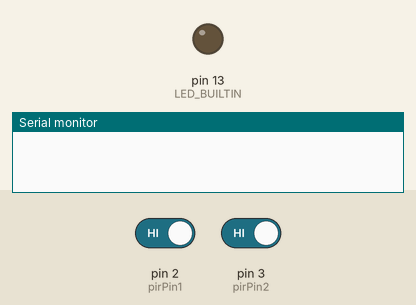
A sketch run on a simulated Arduino Uno, built with avr-gcc and run on an emulated ATmega328P. On the bench: output pins drawn as LEDs (lit = HIGH), the last lines printed to the serial monitor. Inputs (shaded band) come from the test bench; at power-on: pin 2 (pirPin1) HIGH, pin 3 (pirPin2) HIGH.

Above: at 1.2 s.
1.3 s: pin 2 (pirPin1) driven LOW
At 1.9 s:
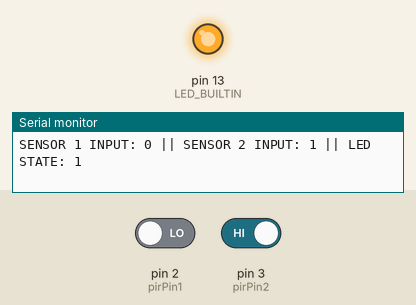
2.8 s: pin 2 (pirPin1) driven HIGH
At 4.0 s:
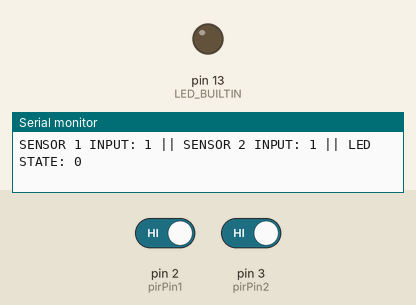
4.3 s: pin 3 (pirPin2) driven LOW
At 5.4 s:
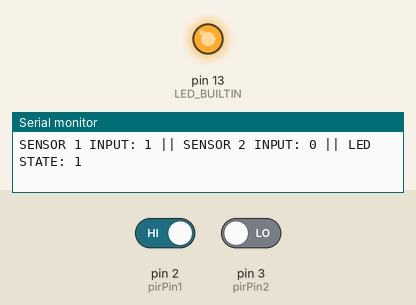
Timing chart, 0 to 7.3 s (numbered marks = the images above; inputs shaded):
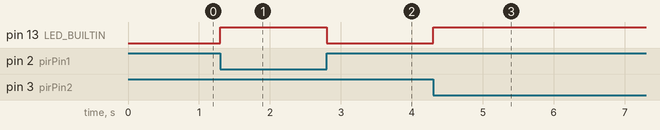

Measured:
- after the input at 1.3 s, pin 13 (LED_BUILTIN): LOW → HIGH at once
- after the input at 2.8 s, pin 13 (LED_BUILTIN): HIGH → LOW at once
- after the input at 4.3 s, pin 13 (LED_BUILTIN): LOW → HIGH at once

The sketch:

Task1.3C.ino
```cpp
// C++ code

int pirPin1 = 2;                // PIR1 Out pin
int pirPin2 = 3; 				// PIR2 Out pin
int ledState = LOW;				// LED state


//initialise pins, serial monitor & setup interrupt for pirPin
void setup()
{
  pinMode(LED_BUILTIN, OUTPUT);
  pinMode(pirPin1, INPUT_PULLUP);
  pinMode(pirPin2, INPUT_PULLUP);
  attachInterrupt(digitalPinToInterrupt(2), toggleLED, CHANGE);
  attachInterrupt(digitalPinToInterrupt(3), toggleLED, CHANGE);
  Serial.begin(9600);
}

void loop()
{
  delay(1000); // Wait for 1000 millisecond(s)
}

//Function will be toggled when motion is detected changes state
void toggleLED()
{
  int pirStat1 = digitalRead(pirPin1);
  int pirStat2 = digitalRead(pirPin2);

  ledState = !ledState;

  digitalWrite(LED_BUILTIN, ledState);

  //Print sensor and LED state to serial monitor
  Serial.println("SENSOR 1 INPUT: "+ String(pirStat1) +
                 " || SENSOR 2 INPUT: " + String(pirStat2) +
               " || LED STATE: " + String(ledState));
}
```
